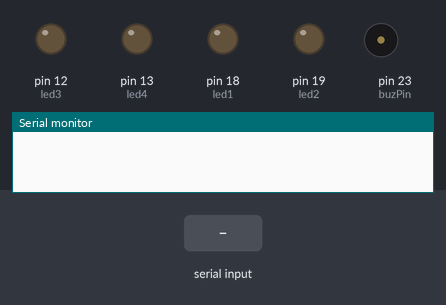
Simulated run of this sketch. Board: Arduino Mega 2560, built with avr-gcc and run on an emulated ATmega2560. Shown: output pins drawn as LEDs (lit = HIGH), buzzer (waves = sounding, pin HIGH), the last lines printed to the serial monitor. The test bench sets the inputs (shaded band).

Above: at 1.2 s.
1.3 s: "l" received over Serial
At 1.45 s:
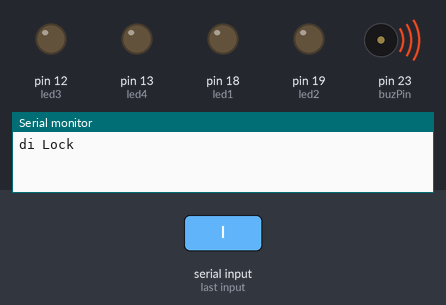
3.1 s: "u" received over Serial
At 4.9 s:
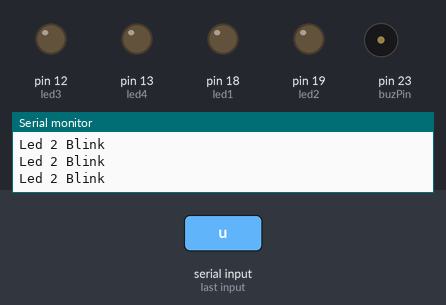
Timing chart, 0 to 6.4 s (numbered marks = the images above; inputs shaded):
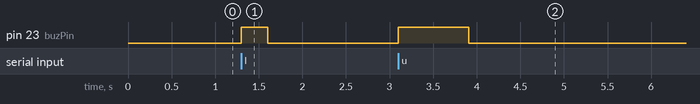

Measured:
- after the input at 1.3 s, pin 23 (buzPin): LOW → HIGH at once, → LOW 0.30 s later
- after the input at 3.1 s, pin 23 (buzPin): LOW → HIGH at once, → LOW 0.81 s later

The sketch:

serialread.ino
```cpp
int led1 = 18;
int led2 = 19;
int led3 = 12;
int led4 = 13;

// LedSet status
//
// test
bool led1St = false;
bool led2St = false;

// led1, led3 merupakan led set led1St
// led2, led4 merupakan led set led2St

int buzPin = 23;


bool lockLed = true;

// Time variabel
unsigned long preMill = 0;
const long timer = 300;


unsigned long buzzerOffTime = 0;


void setup(){
  pinMode(led1, OUTPUT);
  pinMode(led2, OUTPUT);
  pinMode(led3, OUTPUT);
  pinMode(led4, OUTPUT);
  digitalWrite(led1, LOW);
  digitalWrite(led2, LOW);
  digitalWrite(led3, LOW);
  digitalWrite(led4, LOW);


  pinMode(buzPin, OUTPUT);
  digitalWrite(buzPin, LOW);

  Serial.begin(9600);
}

void loop(){

  unsigned long curMill = millis();
  char input;
  if(Serial.available() > 0){
    input = Serial.read();
    char lock = input;
    if(lock == 'l'){
      lockLed = true;
      led1St = false;
      led2St = false;
      Serial.println("di Lock");

      digitalWrite(buzPin, HIGH);
      buzzerOffTime = millis() + 300;
    }
    if(lock == 'u'){
      lockLed = false;
      Serial.println("di Unlock");

      digitalWrite(buzPin, HIGH);
      buzzerOffTime = millis() + 800;

    }
  }

  digitalWrite(buzPin, millis() < buzzerOffTime ? HIGH : LOW);


if (!lockLed) {
  if (input == '1') {
    led1St = true;
    led2St = false;
    preMill = curMill;
    Serial.println("Led 1 Blink");
  } else if (input == '2') {
    led1St = false;
    led2St = true;
    preMill = curMill;
    Serial.println("Led 2 Blink");
  }
}


  if(led1St){
    if(curMill - preMill >= timer){
    preMill = curMill;
    digitalWrite(led1, !digitalRead(led1));
    digitalWrite(led3, !digitalRead(led3));
    digitalWrite(led2, LOW);
    digitalWrite(led4, LOW);
    }
  }else{
    digitalWrite(led1, LOW);
    digitalWrite(led3, LOW);
  }

  if(led2St){
    if(curMill - preMill >= timer){
    preMill = curMill;
    digitalWrite(led2, !digitalRead(led2));
    digitalWrite(led4, !digitalRead(led4));
    digitalWrite(led1, LOW);
    digitalWrite(led3, LOW);
    }
  }else {
    digitalWrite(led2, LOW);
    digitalWrite(led4, LOW);
  }
}
```
